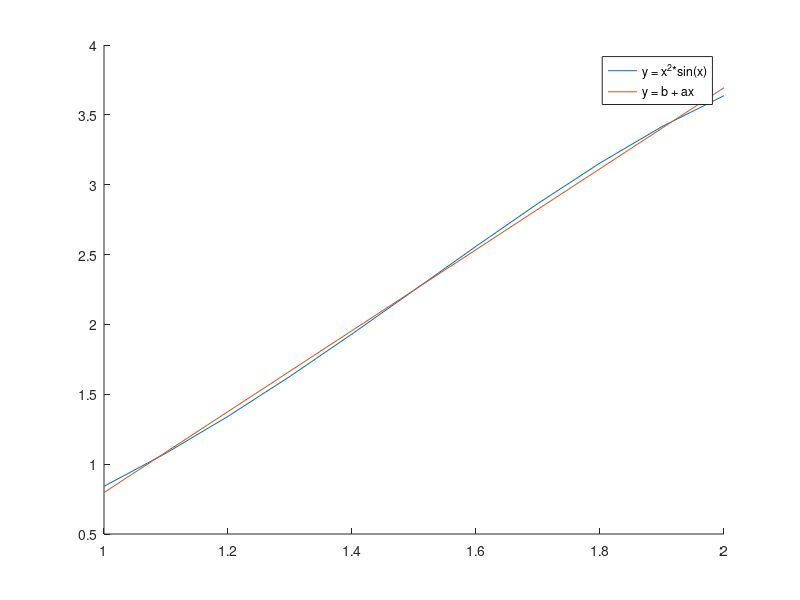

MATLAB code to generate this figure:
clc
clear all
x = 1:0.1:2;
y = x.^2.*sin(x);
n = length(x);
A = [ones(1,n); x];
y = y(:);
heSo = (A*A')\(A*y);
disp('He so cua ham thuc nghiem y = b + ax la:');
disp(heSo)
hold on
plot(x, y);
plot(x, heSo(1) + heSo(2)*x);
legend('y = x^2*sin(x)', 'y = b + ax');